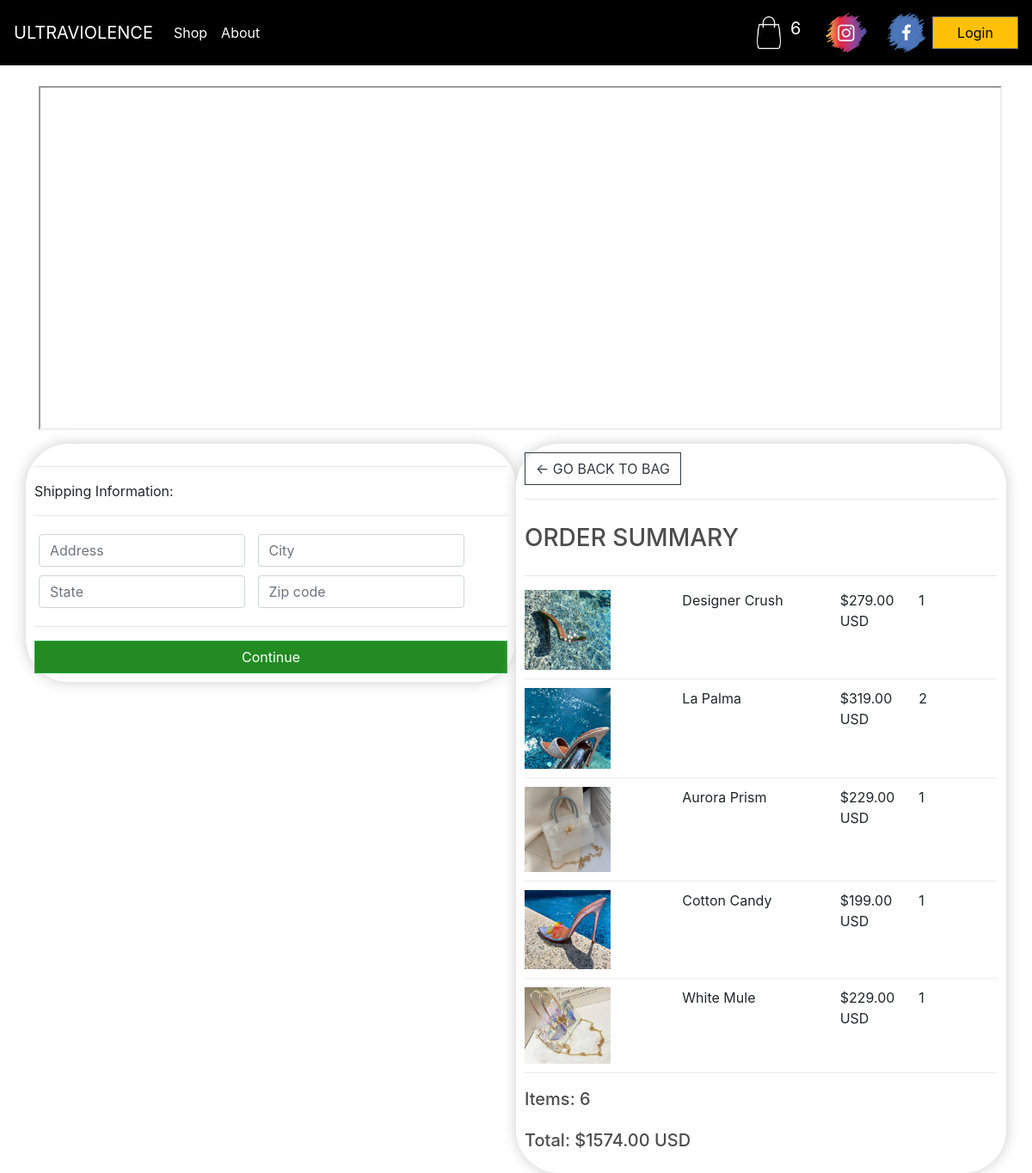
Before: /payment/ (signed in) with the older database file.
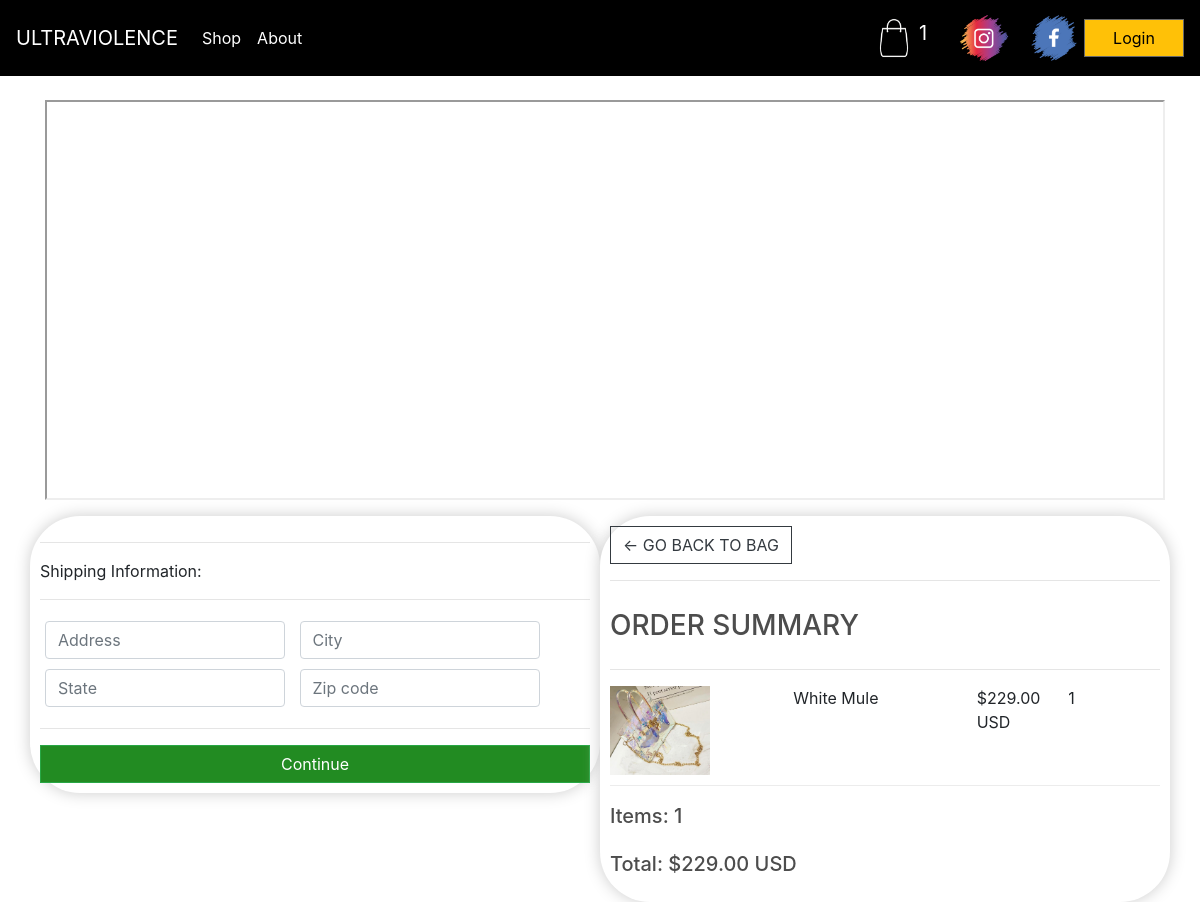
After: the same page with the newer database file.
### store/models.py (models this page shows, shortened)
class OrderItem(models.Model):
    product = models.ForeignKey(Product, on_delete=models.SET_NULL, blank=True, null=True)
    order = models.ForeignKey(Order, on_delete=models.SET_NULL, blank=True, null=True)
    quantity = models.IntegerField(default=0, null=True, blank=True)
    date_added = models.DateTimeField(auto_now_add=True)
    @property
    def get_total(self):
        total = self.product.price * self.quantity
        return total

class Product(models.Model):
    name = models.CharField(max_length=200, null=True)
    price = models.DecimalField(max_digits=10, decimal_places=2)
    digital = models.BooleanField(default=True, null=True, blank=False)
    image = models.ImageField(null=True, blank=True)
    @property
    def imageURL(self):
        try:
            url = self.image.url
        except:
            url = ""
        return url

class Order(models.Model):
    customer = models.ForeignKey(Customer, on_delete=models.SET_NULL, blank=True, null=True)
    date_ordered = models.DateTimeField(auto_now_add=True)
    complete = models.BooleanField(default=False, null=True, blank=False)
    transaction_id = models.CharField(max_length=200, null=True)
    @property
    def shipping(self):
        shipping = False
        orderitems = self.orderitem_set.all()
        for _ in orderitems:
            if _.product.digital == False:
                shipping = True
        return shipping
    @property
    def get_cart_total(self):
        orderitems = self.orderitem_set.all()
        total = sum([item.get_total for item in orderitems])
        return total
    @property
    def get_cart_items(self):
        orderitems = self.orderitem_set.all()
        total = sum([item.quantity for item in orderitems])
        return total

### store/views.py (the view)
# urls.py: path('payment/', views.payment, name="payment"),
def payment(request):
    if request.user.is_authenticated:
        customer = request.user.customer
        order, created = Order.objects.get_or_create(customer=customer, complete=False)
        items = order.orderitem_set.all()
        cartItems = order.get_cart_items
    else:
        items = []
        order = {'get_cart_total': 0, 'get_cart_items': 0, 'shipping': False}
        cartItems = order['get_cart_items']
    context = {'items': items, 'order': order, 'cartItems': cartItems}
    return render(request, 'store/payment.html', context)

### store/templates/store/payment.html (shortened to what this page needs)
{% extends 'store/main.html' %}
{% load static %}
{% block content %}
    <iframe width="1120" height="400" top="0px" loading="eager" tabindex="-1" style="position: -webkit-sticky"
            preload="auto" src="{% static 'video/baby3.mp4' %}"
            allow="accelerometer; autoplay; clipboard-write; encrypted-media; gyroscope;"
            allowfullscreen>
    </iframe>
    <br>
    <div class="row">
        <div class="col-lg-6">
            <div class="box-element" id="form-wrapper">
                <form id="form">
                    <div id="shipping-info">
                        <hr>
                        <p>Shipping Information:</p>
                        <hr>
                        <div class="form-field">
                            <input class="form-control" type="text" name="address" placeholder="Address">
                        </div>
                        <div class="form-field">
                            <input class="form-control" type="text" name="city" placeholder="City">
                        </div>
                        <div class="form-field">
                            <input class="form-control" type="text" name="state" placeholder="State">
                        </div>
                        <div class="form-field">
                            <input class="form-control" type="text" name="zipcode" placeholder="Zip code">
                        </div>
                    </div>
                    <hr>
                    <input id="form-button" class="btn btn-success btn-block" type="submit" value="Continue">
                </form>
            </div>
        </div>
        <div class="col-lg-6">
            <div class="box-element">
                <a class="btn btn-outline-dark" href="{% url 'cart' %}">&#x2190; GO BACK TO BAG</a>
                <hr>
                <h3>ORDER SUMMARY</h3>
                <hr>
                {% for item in items %}
                    <div class="cart-row">
                        <div style="flex:2"><img class="row-image" src="{{ item.product.imageURL }}"></div>
                        <div style="flex:2"><p>{{ item.product.name }}</p></div>
                        <div style="flex:1"><p>${{ item.product.price }} USD</p></div>
                        <div style="flex:1"><p>{{ item.quantity }}</p></div>
                    </div>
                {% endfor %}
                <h5>Items: {{ order.get_cart_items }}</h5>
                <h5>Total: ${{ order.get_cart_total|floatformat:2 }} USD</h5>
            </div>
        </div>
    </div>
{% endblock %}

Changed rows visible on the page:
removed OrderItem: product.imageURL (picture), product.name "Designer Crush", product.price "279.00", quantity "1"
removed OrderItem: product.imageURL (picture), product.name "La Palma", product.price "319.00", quantity "2"
removed OrderItem: product.imageURL (picture), product.name "Aurora Prism", product.price "229.00", quantity "1"
removed OrderItem: product.imageURL (picture), product.name "Cotton Candy", product.price "199.00", quantity "1"
computed for Order: get_cart_items "6" → "1"; get_cart_total "1574.00" → "229.00"
Other visible differences:
{{ cartItems }}: "6" → "1"
